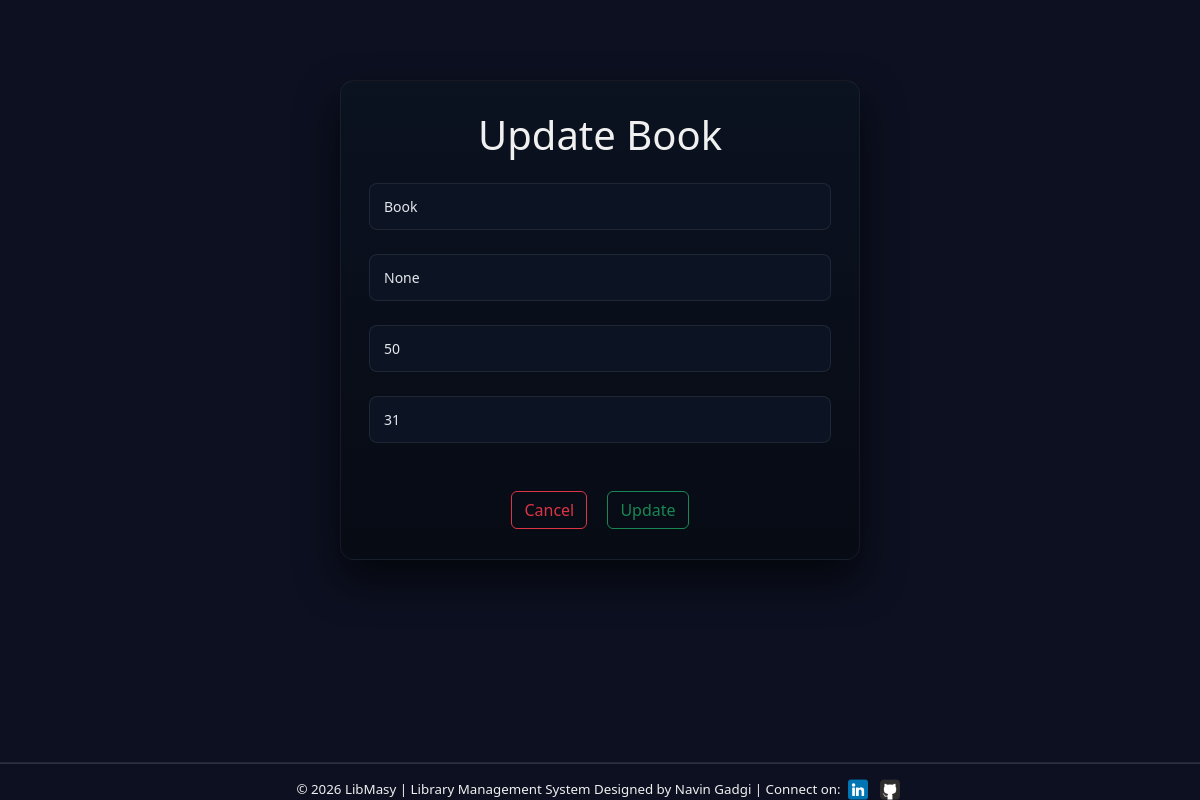
The app's page /library/1/3/update/ (signed in), older data.
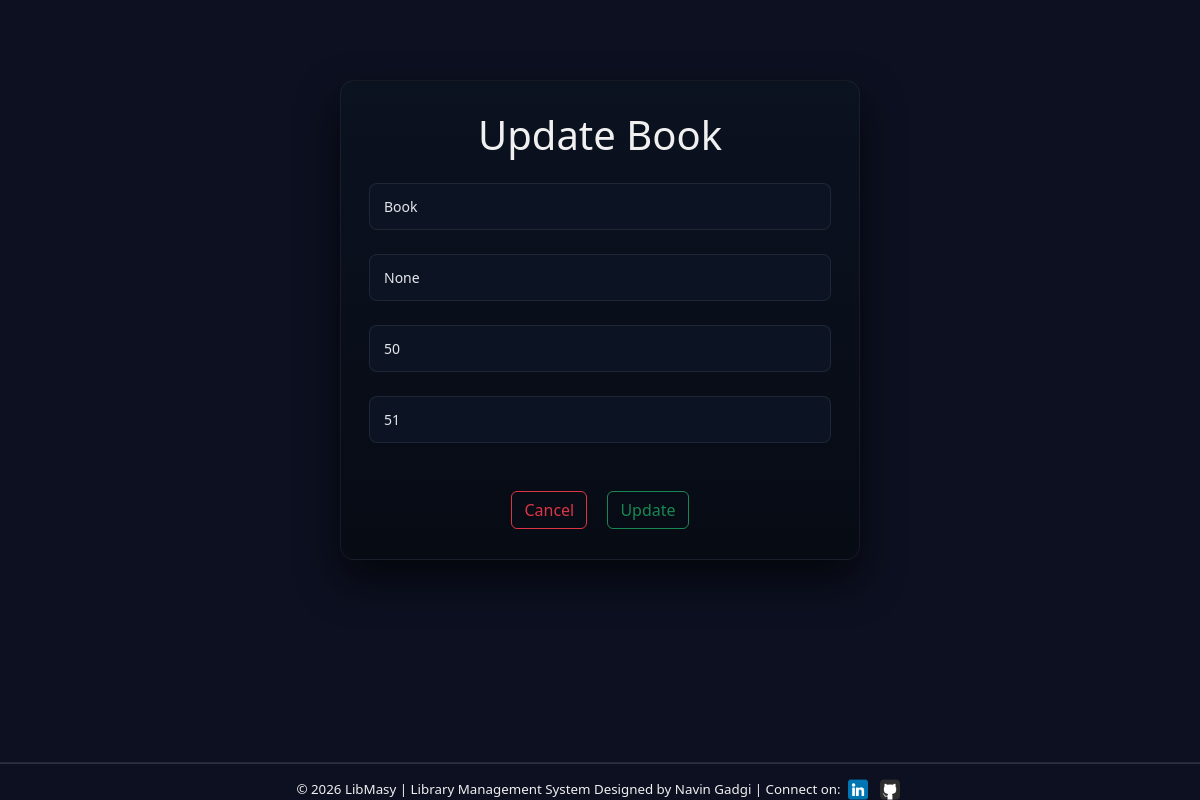
The same page, newer data.
### newapp/models.py (models this page shows, shortened)
class Book(models.Model):
    library = models.ForeignKey(Library, on_delete=models.CASCADE)
    title = models.CharField(max_length=50)
    author = models.CharField(max_length=20)
    copies = models.PositiveIntegerField(null=True, blank=True)
    available = models.BooleanField(default=True)
    price = models.PositiveIntegerField()
    created_at = models.DateField(auto_now_add=True)

### newapp/views.py (the view, shortened to what this page needs)
# urls.py: path('<int:book_id>/<int:lib_id>/update/', views.update, name="update"),
@login_required
def update(request, book_id, lib_id):
    book_ins = get_object_or_404(Book, pk=book_id)
    return render(request, "add_book.html", {'lib_id': lib_id, 'book_ins': book_ins})

### newapp/templates/add_book.html (shortened to what this page needs)
{% extends 'layout2.html' %}
{% load static %}
{% block contant %}
<div class="parent">
    <div class="form text-center">
        {% if not book_ins %}
        <h1 class="mb-4">Add Book</h1>
        {% else %}
        <h1 class="mb-4">Update Book</h1>
        {% endif %}
        <form method="post">
            {% if not book_ins %}
            <input type="text" class="in mb-4" name="title" placeholder="Title" required>
            <input type="text" class="in mb-4" name="author" placeholder="Author" required>
            <input type="number" class="in mb-4" step="0.01" name="price" placeholder="Price" required>
            <input type="number" class="in mb-4" name="copies" value="1" placeholder="Number of Copies" required>
            <a href="{% url 'open' lib_id %}" class="btn btn-outline-danger mt-4 mx-2">Cancel</a>
            <button class="btn btn-outline-success mt-4 mx-2" type="submit">Add Book</button>
            {% else %}
            <input type="text" class="in mb-4" name="title" value="{{ book_ins.title }}" placeholder="New Title" required>
            <input type="text" class="in mb-4" name="author" value="{{ book_ins.author }}" placeholder="New Author" required>
            <input type="number" class="in mb-4" step="0.01" value="{{ book_ins.price }}" name="price" placeholder="New Price" required>
            <input type="number" class="in mb-4" name="copies" value="{{ book_ins.copies }}" placeholder="Copies" required>
            <a href="{% url 'open' lib_id %}" class="btn btn-outline-danger mt-4 mx-2">Cancel</a>
            <button class="btn btn-outline-success mt-4 mx-2" type="submit">Update</button>
            {% endif %}
        </form>
    </div>
</div>
    {% endblock %}

Row changes from the older to the newer data that the page shows:
changed Book "Book": copies "31" → "51"
